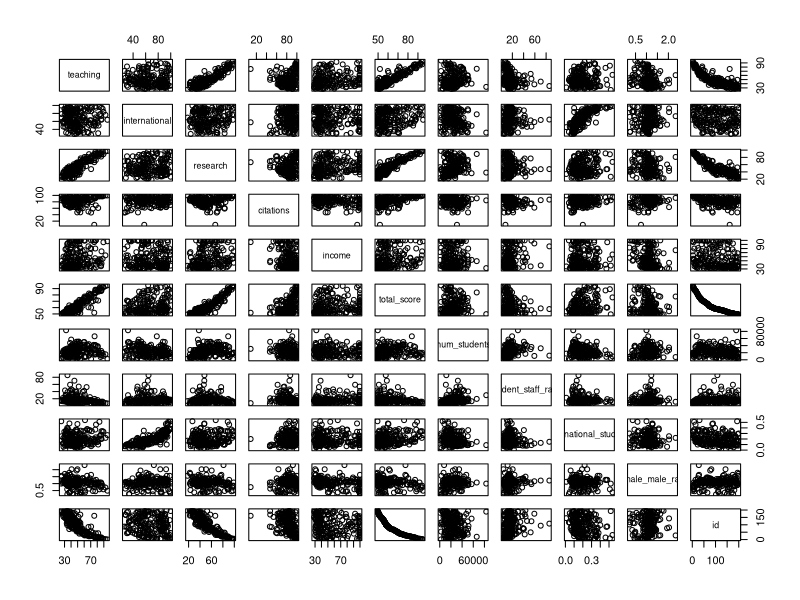
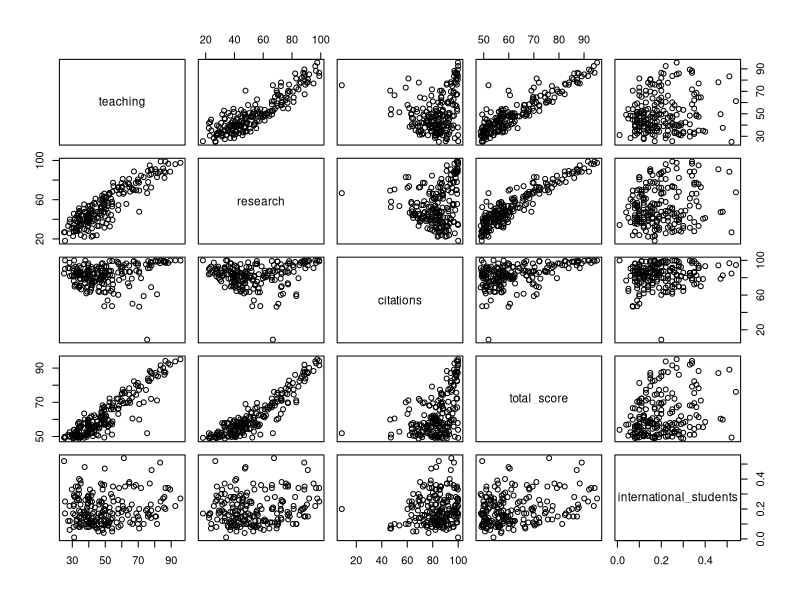
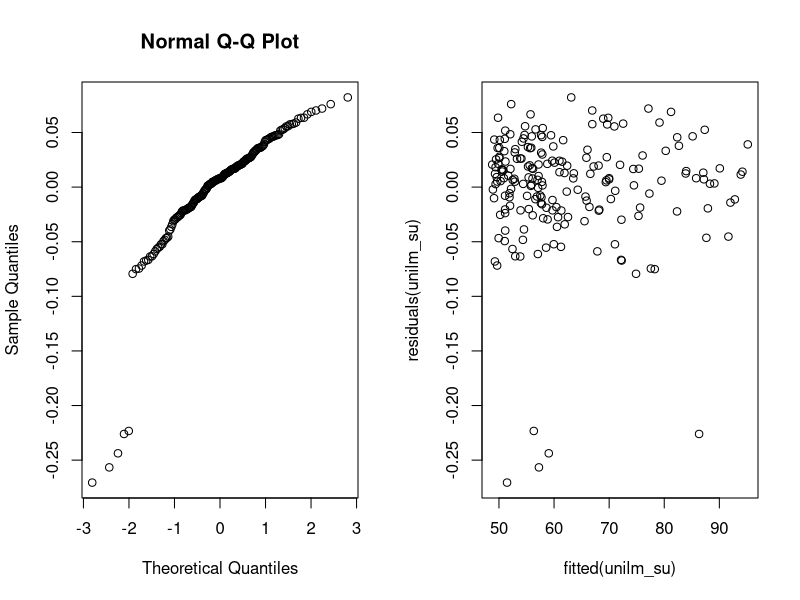
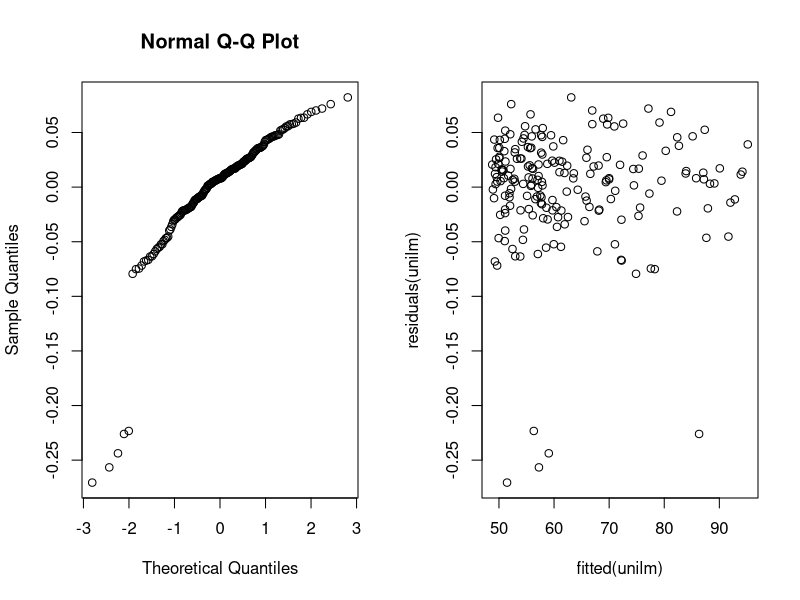

Write R code to recreate these figures, in order.
################################################
### Setting up models to predict total_score ###
################################################

### Read cleaned data set ###
universities = read.csv(file='csv/universities-cleaned.csv',header=TRUE,sep=",",nrows=200)

# Explore correlations
cor(universities)
pairs(universities)

columns = c("total_score", "teaching", "research", "citations", "international_students")
cor(universities[,which(names(universities) %in% columns)])
pairs(universities[,which(names(universities) %in% columns)])

################################################
###              Step-up Method              ###
################################################
# first explanatory variable
summary(lm(total_score~teaching, data=universities))                  # R2: 0.828,    p: <2e-16
summary(lm(total_score~international, data=universities))             # R2: 0.02283,  p: 0.0327
summary(lm(total_score~research, data=universities))                 ## R2: 0.8524,   p: <2e-16 ##
summary(lm(total_score~citations, data=universities))                 # R2: 0.2177,   p: 3.32e-12
summary(lm(total_score~income, data=universities))                    # R2: 0.03142,  p: 0.012
summary(lm(total_score~num_students, data=universities))              # R2: 0.005034, p: 0.318
summary(lm(total_score~student_staff_ratio, data=universities))       # R2: 0.04352,  p: 0.00303
summary(lm(total_score~international_students, data=universities))    # R2: 0.07823,  p: 6.04e-05
summary(lm(total_score~female_male_ratio, data=universities))         # R2: 0.01948,  p: 0.0487

# second explanatory variable
summary(lm(total_score~research+teaching, data=universities))                # R2: 0.8876
summary(lm(total_score~research+international, data=universities))           # R2: 0.8619
summary(lm(total_score~research+citations, data=universities))              ## R2: 0.9621 ##
summary(lm(total_score~research+income, data=universities))                  # R2: 0.8563
summary(lm(total_score~research+num_students, data=universities))            # R2: 0.8711
summary(lm(total_score~research+student_staff_ratio, data=universities))     # R2: 0.8692
summary(lm(total_score~research+international_students, data=universities))  # R2: 0.8662
summary(lm(total_score~research+female_male_ratio, data=universities))       # R2: 0.8531

# third explanatory variable
summary(lm(total_score~research+citations+teaching, data=universities))               ## R2: 0.9846 ##
summary(lm(total_score~research+citations+international, data=universities))           # R2: 0.9684
summary(lm(total_score~research+citations+income, data=universities))                  # R2: 0.9628
summary(lm(total_score~research+citations+num_students, data=universities))            # R2: 0.9662
summary(lm(total_score~research+citations+student_staff_ratio, data=universities))     # R2: 0.9656
summary(lm(total_score~research+citations+international_students, data=universities))  # R2: 0.9682
summary(lm(total_score~research+citations+female_male_ratio, data=universities))       # R2: 0.9629

# fourth explanatory variable
summary(lm(total_score~research+citations+teaching+international,
           data=universities))                                             ## R2: 0.9979 ##
summary(lm(total_score~research+citations+teaching+income,
           data=universities))                                              # R2: 0.9858
summary(lm(total_score~research+citations+teaching+num_students,
           data=universities))                                              # R2: 0.9864
summary(lm(total_score~research+citations+teaching+student_staff_ratio,
           data=universities))                                              # R2: 0.9846 -> insig. var.
summary(lm(total_score~research+citations+teaching+international_students,
           data=universities))                                              # R2: 0.9932
summary(lm(total_score~research+citations+teaching+female_male_ratio,
           data=universities))                                              # R2: 0.9846 -> insig. var.

# fifth explanatory variable
summary(lm(total_score~research+citations+teaching+international+
             income,data=universities))                                    ## R2: 0.9999 ##
summary(lm(total_score~research+citations+teaching+international+
             num_students,data=universities))                               # R2: 0.998
summary(lm(total_score~research+citations+teaching+international+
             student_staff_ratio,data=universities))                        # R2: 0.998
summary(lm(total_score~research+citations+teaching+international+
             international_students,data=universities))                     # R2: 0.9979 -> insig. var.
summary(lm(total_score~research+citations+teaching+international+
             female_male_ratio,data=universities))                          # R2: 0.9981

# sixth explanatory variable
summary(lm(total_score~research+citations+teaching+international+
             income+num_students,data=universities))                        # R2: 0.9999 -> insig. var.
summary(lm(total_score~research+citations+teaching+international+
             income+student_staff_ratio,data=universities))                ## R2: 0.9999 ##
summary(lm(total_score~research+citations+teaching+international+
             income+international_students,data=universities))              # R2: 0.9999 -> insig. var.
summary(lm(total_score~research+citations+teaching+international+
             income+female_male_ratio,data=universities))                   # R2: 0.9999 -> insig. var.

# seventh explanatory variable
summary(lm(total_score~research+citations+teaching+international+
             income+student_staff_ratio+num_students,
           data=universities))                                              # R2: 0.9999 -> insig. var.
summary(lm(total_score~research+citations+teaching+international+
             income+student_staff_ratio+international_students,
           data=universities))                                              # R2: 0.9999 -> insig. var.
summary(lm(total_score~research+citations+teaching+international+
             income+student_staff_ratio+female_male_ratio,
           data=universities))                                              # R2: 0.9999 -> insig. var.

# step-up model, found in sixth step
unilm_su = lm(total_score~research+citations+teaching+international+
                    income+student_staff_ratio,data=universities)
summary(unilm_su)
coef(unilm_su)
par(mfrow=c(1,2));qqnorm(residuals(unilm_su));plot(fitted(unilm_su),residuals(unilm_su))
round(cooks.distance(unilm_su),5)


################################################
###             Step-down Method             ###
################################################
summary(lm(total_score~teaching+international+research+
             citations+income+num_students+student_staff_ratio+
             international_students+female_male_ratio,
           data=universities))                                    # R2: 0.9999 -> rm female_male_ratio
summary(lm(total_score~teaching+international+research+
             citations+income+num_students+student_staff_ratio+
             international_students,data=universities))           # R2: 0.9999 -> rm num_students
summary(lm(total_score~teaching+international+research+
             citations+income+student_staff_ratio+
             international_students,data=universities))           # R2: 0.9999 -> rm international_students
summary(lm(total_score~teaching+international+research+
             citations+income+student_staff_ratio,
           data=universities))                                    # R2: 0.9999 -> all significant


unilm_sd = lm(total_score~teaching+international+research+
                citations+income+student_staff_ratio,
              data=universities)

summary(unilm_sd)

############################################################
###                    Resulting model                   ###
############################################################
# Resulting model is the same for step-up and step-down
unilm = lm(total_score~teaching+international+research+
                citations+income+student_staff_ratio,
              data=universities)
summary(unilm)

coef(unilm)
round(coef(unilm),3)
par(mfrow=c(1,2));qqnorm(residuals(unilm));plot(fitted(unilm),residuals(unilm))
round(cooks.distance(unilm),5)